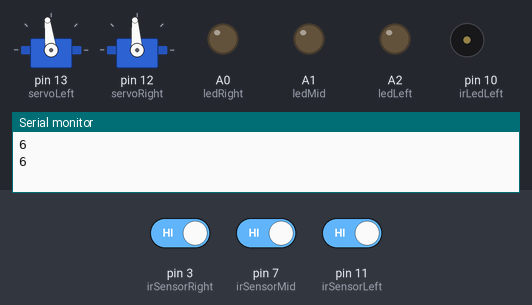
Bench run of a sketch on a simulated Arduino Uno, built with avr-gcc and run on an emulated ATmega328P. On the bench: 2 × servo, output pins drawn as LEDs (lit = HIGH), buzzer (waves = sounding), the last lines printed to the serial monitor. The inputs (shaded band) are chosen by the test bench; at power-on: pin 3 (irSensorRight) HIGH, pin 7 (irSensorMid) HIGH, pin 11 (irSensorLeft) HIGH.

Above: at 1.2 s.
1.3 s: pin 3 (irSensorRight) driven LOW
At 7.8 s:
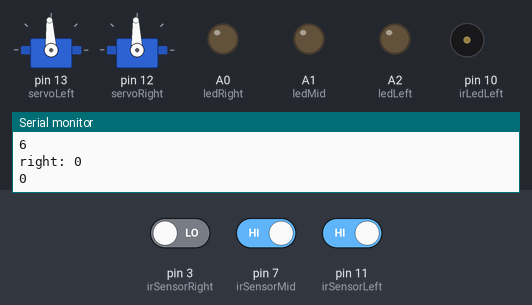
8.9 s: pin 7 (irSensorMid) driven LOW
At 15.3 s:
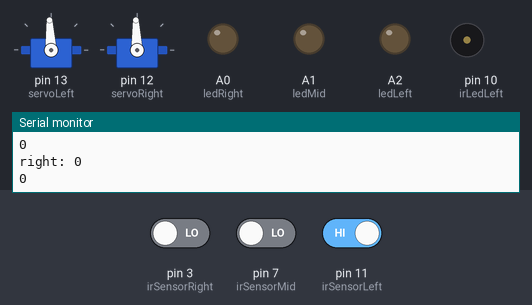
16.4 s: pin 11 (irSensorLeft) driven LOW
At 22.8 s:
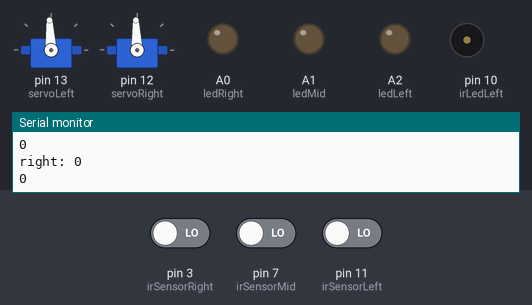
Timing chart, 0 to 29.3 s (numbered marks = the images above; inputs shaded):
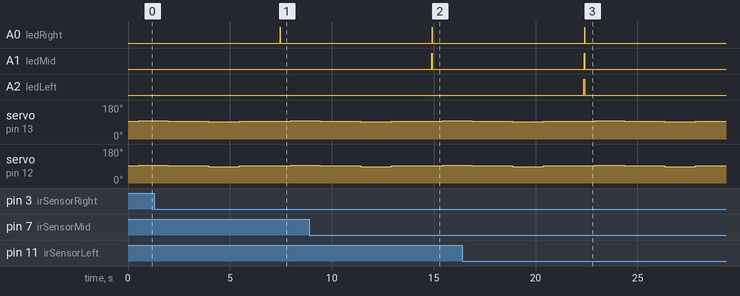

Measured:
- after the input at 1.3 s, A0 (ledRight): LOW → HIGH after 6.2 s, → LOW 0.01 s later
- after the input at 8.9 s, A1 (ledMid): LOW → HIGH after 6.0 s, → LOW 0.03 s later
- after the input at 16.4 s, A2 (ledLeft): LOW → HIGH after 6.0 s, → LOW 0.04 s later

The sketch:

essentials.ino
```cpp
#include <Servo.h>

const int irLedMid = 6;
const int irSensorMid = 7;
const int ledMid = A1;

const int irLedLeft = 10;
const int irSensorLeft = 11;
const int ledLeft = A2;

const int irLedRight = 2;
const int irSensorRight = 3;
const int ledRight = A0;

const int leftServoStop = 1500;
const int rightServoStop = 1490;

const int timeToTurnLeft = 1500;
const int timeToTurnRight = 1430;


Servo servoLeft;
Servo servoRight;

void setup() {
    servoLeft.attach(13);
    servoRight.attach(12);
    pinMode(irSensorLeft, INPUT);            // IR Sensor pin is an input
    pinMode(irLedLeft, OUTPUT);                // IR LED pin is an output
    pinMode(ledLeft, OUTPUT);               // Red LED pin is an output

    // Mid
    pinMode(irSensorMid, INPUT);          // IR Sensor pin is an input
    pinMode(irLedMid, OUTPUT);              // IR LED pin is an output
    pinMode(ledMid, OUTPUT);             // Red LED pin is an output

    // Right
    pinMode(irSensorRight, INPUT);           // IR Sensor pin is an input
    pinMode(irLedRight, OUTPUT);               // IR LED pin is an output
    pinMode(ledRight, OUTPUT);            // Red LED pin is an output
    Serial.begin(9600);

    stop();
    centreAtStart();
}

void loop() {
    allLightsOff();


  int leftSideClear = irDetect(irLedLeft, irSensorLeft, 38000);
  if (leftSideClear == 0) // 0 means wall detected
  {
    digitalWrite(ledLeft, HIGH);
    Serial.print("left: ");
    int leftDistance = irDistance(irLedLeft, irSensorLeft, 38500, 1000);
    Serial.println(leftDistance);
  }

    int middleClear = irDetect(irLedMid, irSensorMid, 38000);
  if (middleClear == 0)// 0 means wall detected
  {
    digitalWrite(ledMid, HIGH);
    Serial.print("Mid: ");
    int midDistance = irDistance(irLedMid, irSensorMid, 38000, 1000);
    Serial.println(midDistance);
  }

  int rightSideClear = irDetect(irLedRight, irSensorRight, 38000);
  if (rightSideClear == 0) // 0 means wall detected
  {
    digitalWrite(ledRight, HIGH);
    Serial.print("right: ");
    int rightDistance = (irDistance(irLedRight, irSensorRight, 38000, 1000));
    Serial.println(rightDistance);
  }


  digitalWrite(ledLeft, LOW);
  digitalWrite(ledMid, LOW);
  digitalWrite(ledRight, LOW);


  delay(500);

  rightTurn90();
  delay(2000);
  leftTurn90();
  delay(2000);


}

int irDistance(int irLedPin, int irSensorPin, long intercept, long increment) {
   int distance = 0;
   for(long frequency = intercept; frequency <= (intercept + (increment * 5)); frequency += increment)
   {
      distance += irDetect(irLedPin, irSensorPin, frequency);
   }
   Serial.println(distance);
   return distance;

}

int irDetect(int irLedPin, int irSensorPin, long frequency) {
    tone(irLedPin, frequency);                 // Turn on the IR LED square wave
    delay(1);                                  // Wait 1 ms
    int ir = digitalRead(irSensorPin);       // IR Sensor -> ir variable
    noTone(irLedPin);                          // Turn off the IR LED
    delay(1);                                  // Down time before recheck
    return ir;                                 // Return 0 detect, 1 no detect
}

void goForwardFive() {
    servoLeft.writeMicroseconds(leftServoStop + 40);
    servoRight.writeMicroseconds(rightServoStop - 41);
    delay(1500);
    stop();
}

void goForwardThree() {
    servoLeft.writeMicroseconds(leftServoStop + 40);
    servoRight.writeMicroseconds(rightServoStop - 41);
    delay(900);
    stop();
}

void goBackFive() {
    servoLeft.writeMicroseconds(leftServoStop - 41);
    servoRight.writeMicroseconds(rightServoStop + 40);
    delay(1500);
    stop();
}

void goBackThree() {
    servoLeft.writeMicroseconds(leftServoStop - 41);
    servoRight.writeMicroseconds(rightServoStop + 40);
    delay(900);
    stop();

}

void leftTurn90() {
    servoLeft.writeMicroseconds(leftServoStop - 20);
    servoRight.writeMicroseconds(rightServoStop - 44);
    delay(timeToTurnLeft);
    stop();
}

void rightTurn90() {
    servoLeft.writeMicroseconds(leftServoStop + 43);
    servoRight.writeMicroseconds(rightServoStop + 21);
    delay(timeToTurnRight);
    stop();
}

void leftTurn30() {
    servoLeft.writeMicroseconds(leftServoStop - 20);
    servoRight.writeMicroseconds(rightServoStop - 44);
    delay(timeToTurnLeft / 3);
    stop();
}

void rightTurn30() {
    servoLeft.writeMicroseconds(leftServoStop + 43);
    servoRight.writeMicroseconds(rightServoStop + 21);
    delay(timeToTurnRight / 3);
    stop();
}

void leftTurn15() {
    servoLeft.writeMicroseconds(leftServoStop - 20);
    servoRight.writeMicroseconds(rightServoStop - 44);
    delay(timeToTurnLeft / 6);
    stop();
}

void rightTurn15() {
    servoLeft.writeMicroseconds(leftServoStop + 43);
    servoRight.writeMicroseconds(rightServoStop + 21);
    delay(timeToTurnRight / 6);
    stop();
}

void centreToWall(String wall) {
    //need to write
}

void centreAtStart() {
    //int frontBlocked = irDetect(irLedMid, irSensorMid, 38000);
    //if (frontBlocked == 0) {
        //while (irDetect(irLedMid, irSensorMid, 38000) == 0) {
            //servoLeft.writeMicroseconds(leftServoStop - 43);
            //servoRight.writeMicroseconds(rightServoStop + 43);
            //delay(50);
            //stop();
            int leftDistance = irDistance(irLedLeft, irSensorLeft, 38000, 1000);
            int rightDistance = irDistance(irLedRight, irSensorRight, 38000, 1000);
            while (leftDistance != rightDistance) {
                leftDistance = irDistance(irLedLeft, irSensorLeft, 38000, 1000);
                rightDistance = irDistance(irLedRight, irSensorRight, 38000, 1000);
                Serial.print("left: ");
                Serial.println(leftDistance);
                Serial.print("right: ");
                Serial.println(rightDistance);
                if (leftDistance < rightDistance) {
                    servoLeft.writeMicroseconds(leftServoStop + 43);
                    servoRight.writeMicroseconds(rightServoStop + 43);
                    delay(50);
                    stop();
                } else if (leftDistance > rightDistance) {
                    servoLeft.writeMicroseconds(leftServoStop - 44);
                    servoRight.writeMicroseconds(rightServoStop - 44);
                    delay(50);
                    stop();
                } else {
                    Serial.println("stuck :(");
                }

            }
        //}


    //}


}

void stop() {
    servoLeft.writeMicroseconds(leftServoStop);
    servoRight.writeMicroseconds(rightServoStop);
}

/*int forwardAndCount() {
    int count = 0;
    while (irDetect(irLedMid, irSensorMid, 44000) == 1) {
        servoLeft.writeMicroseconds(leftServoStop + 40);
        servoRight.writeMicroseconds(rightServoStop - 41);
        count++;
        delay(100);
    }
    stop();
    Serial.println("Count: " + String(count));
    return count;
}
*/

void allLightsOff() {
    digitalWrite(ledLeft, LOW);
    digitalWrite(ledMid, LOW);
    digitalWrite(ledRight, LOW);
}
```
